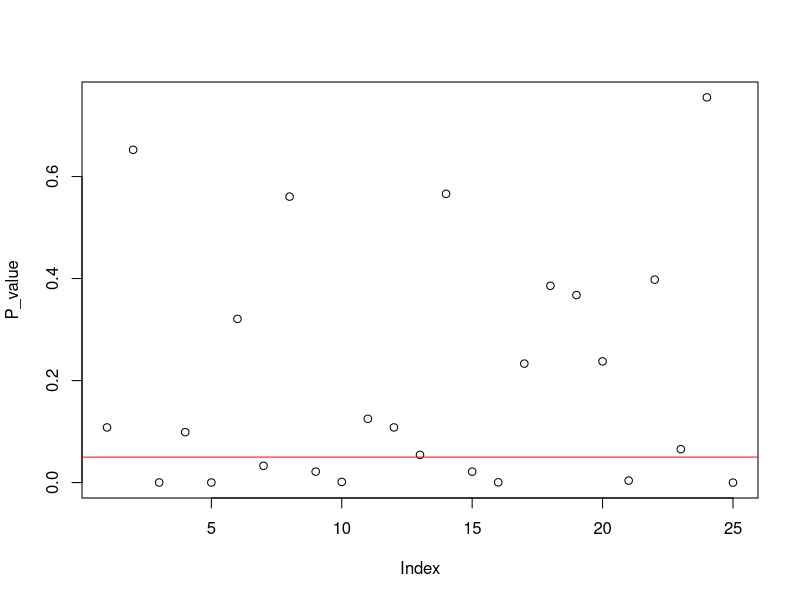

Here is the R script that generated this plot:
## ---- chunk 1
data <- read.csv("finalfeatures.csv")
## ---- chunk 2
data
## ---- chunk 3
data[is.na(data)] = 50
## ---- chunk 4
P_value <- c()
for(i in 6:30){
one.way <- aov( data[,i] ~ as.factor(outcome), data = data)

summary(one.way)
P_value [i-5] <- summary(one.way)[[1]][["Pr(>F)"]][1]
}
selectedIndices <- 5 + which(P_value < 0.01)
plot(P_value ) 
abline(h = 0.05, col = "red")
## ---- chunk 5
selectedIndices
## ---- chunk 6
data[, selectedIndices]
## ---- chunk 7
#set.seed(1)
accuracyData <- c()
bestK <- c()
for(j in 1:1000)
{
sample <- sample(c(TRUE, FALSE), nrow(data), replace=TRUE, prob=c(0.7,0.3))
data_train <- data[sample,] 
#data_train
data_test <- data[!sample, ]
#data_test
#set.seed(122)
ACCURACY <- c()

for(i in 1: 32)
{
knn <- class::knn(train= data_train[, selectedIndices], test = data_test[, selectedIndices], cl= data_train[, 5], k= i)
ACC <- 100 * sum(data_test[, 5]== knn)/NROW(data_test[, 5])
ACC
ACCURACY[i] <- ACC;
}


accuracyData[j] <- max(ACCURACY)
bestK[j] <- which.max(ACCURACY)
}

summary(accuracyData)
summary(bestK)
## ---- chunk 8
#set.seed(1)
selectedIndiceswithoutscore <-c(8, 10, 15, 21, 26)
accuracyData <- c()
bestK <- c()
for(j in 1:1000)
{
sample <- sample(c(TRUE, FALSE), nrow(data), replace=TRUE, prob=c(0.7,0.3))
data_train <- data[sample,] 
#data_train
data_test <- data[!sample, ]
#data_test
#set.seed(122)
ACCURACY <- c()

for(i in 1: 33)
{
knn <- class::knn(train= data_train[, selectedIndiceswithoutscore], test = data_test[, selectedIndiceswithoutscore], cl= data_train[, 5], k= i)
ACC <- 100 * sum(data_test[, 5]== knn)/NROW(data_test[, 5])
ACC
ACCURACY[i] <- ACC;
}


accuracyData[j] <- max(ACCURACY)
bestK[j] <- which.max(ACCURACY)
}


accuracyData
summary(accuracyData)
bestK
summary(bestK)
